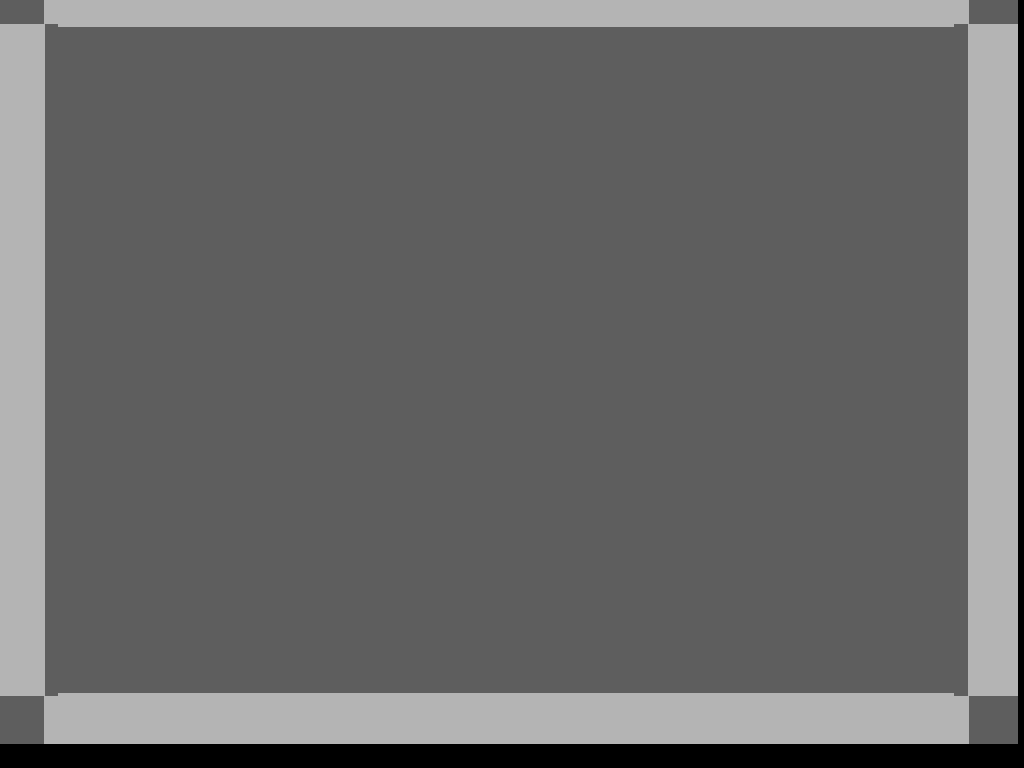

A 2D game scene composited from a Tiled map and its tileset images. What follows is a short description and the map's XML, with every tile layer's data as written:
An orthogonal 32x32 tile map with 32x24 px tiles, 2 tile layers (Tile Layer 1, Collision Layer) and 7 objects.

<map version="1.0" orientation="orthogonal" renderorder="right-down" width="32" height="32" tilewidth="32" tileheight="24" nextobjectid="10">
 <tileset firstgid="1" name="Background" tilewidth="32" tileheight="24" tilecount="1024" columns="32">
  <image source="../Background.png" width="1024" height="768" />
  <tile id="0">
   <objectgroup draworder="index">
    <object id="0" x="-0.181818" y="0" width="32.3636" height="23.8182" />
   </objectgroup>
  </tile>
  <tile id="1">
   <objectgroup draworder="index">
    <object id="0" x="0" y="0" width="32.1818" height="23.6364" />
   </objectgroup>
  </tile>
  <tile id="2">
   <objectgroup draworder="index">
    <object id="0" x="0" y="0" width="31.8182" height="23.8182" />
   </objectgroup>
  </tile>
  <tile id="97">
   <objectgroup draworder="index">
    <object id="0" x="0" y="0.181818" width="18.7273" height="23.6364" />
   </objectgroup>
  </tile>
  <tile id="126">
   <objectgroup draworder="index">
    <object id="0" x="14" y="0" width="17.8182" height="23.6364" />
   </objectgroup>
  </tile>
  <tile id="990">
   <objectgroup draworder="index">
    <object id="0" x="-0.181818" y="0" width="32" height="23.6364" />
   </objectgroup>
  </tile>
  <tile id="1014">
   <objectgroup draworder="index">
    <object id="0" x="-0.0434783" y="0" width="32.0435" height="24" />
   </objectgroup>
  </tile>
 </tileset>
 <layer name="Tile Layer 1" width="32" height="32" offsetx="-7" offsety="-24">
  <data encoding="csv">
1,2,3,4,5,6,7,8,9,10,11,12,13,14,15,16,17,18,19,20,21,22,23,24,25,26,27,28,29,30,31,32,
33,34,35,36,37,38,39,40,41,42,43,44,45,46,47,48,49,50,51,52,53,54,55,56,57,58,59,60,61,62,63,64,
65,66,67,68,69,70,71,72,73,74,75,76,77,78,79,80,81,82,83,84,85,86,87,88,89,90,91,92,93,94,95,96,
97,98,99,100,101,102,103,104,105,106,107,108,109,110,111,112,113,114,115,116,117,118,119,120,121,122,123,124,125,126,127,128,
129,130,131,132,133,134,135,136,137,138,139,140,141,142,143,144,145,146,147,148,149,150,151,152,153,154,155,156,157,158,159,160,
161,162,163,164,165,166,167,168,169,170,171,172,173,174,175,176,177,178,179,180,181,182,183,184,185,186,187,188,189,190,191,192,
193,194,195,196,197,198,199,200,201,202,203,204,205,206,207,208,209,210,211,212,213,214,215,216,217,218,219,220,221,222,223,224,
225,226,227,228,229,230,231,232,233,234,235,236,237,238,239,240,241,242,243,244,245,246,247,248,249,250,251,252,253,254,255,256,
257,258,259,260,261,262,263,264,265,266,267,268,269,270,271,272,273,274,275,276,277,278,279,280,281,282,283,284,285,286,287,288,
289,290,291,292,293,294,295,296,297,298,299,300,301,302,303,304,305,306,307,308,309,310,311,312,313,314,315,316,317,318,319,320,
321,322,323,324,325,326,327,328,329,330,331,332,333,334,335,336,337,338,339,340,341,342,343,344,345,346,347,348,349,350,351,352,
353,354,355,356,357,358,359,360,361,362,363,364,365,366,367,368,369,370,371,372,373,374,375,376,377,378,379,380,381,382,383,384,
385,386,387,388,389,390,391,392,393,394,395,396,397,398,399,400,401,402,403,404,405,406,407,408,409,410,411,412,413,414,415,416,
417,418,419,420,421,422,423,424,425,426,427,428,429,430,431,432,433,434,435,436,437,438,439,440,441,442,443,444,445,446,447,448,
449,450,451,452,453,454,455,456,457,458,459,460,461,462,463,464,465,466,467,468,469,470,471,472,473,474,475,476,477,478,479,480,
481,482,483,484,485,486,487,488,489,490,491,492,493,494,495,496,497,498,499,500,501,502,503,504,505,506,507,508,509,510,511,512,
513,514,515,516,517,518,519,520,521,522,523,524,525,526,527,528,529,530,531,532,533,534,535,536,537,538,539,540,541,542,543,544,
545,546,547,548,549,550,551,552,553,554,555,556,557,558,559,560,561,562,563,564,565,566,567,568,569,570,571,572,573,574,575,576,
577,578,579,580,581,582,583,584,585,586,587,588,589,590,591,592,593,594,595,596,597,598,599,600,601,602,603,604,605,606,607,608,
609,610,611,612,613,614,615,616,617,618,619,620,621,622,623,624,625,626,627,628,629,630,631,632,633,634,635,636,637,638,639,640,
641,642,643,644,645,646,647,648,649,650,651,652,653,654,655,656,657,658,659,660,661,662,663,664,665,666,667,668,669,670,671,672,
673,674,675,676,677,678,679,680,681,682,683,684,685,686,687,688,689,690,691,692,693,694,695,696,697,698,699,700,701,702,703,704,
705,706,707,708,709,710,711,712,713,714,715,716,717,718,719,720,721,722,723,724,725,726,727,728,729,730,731,732,733,734,735,736,
737,738,739,740,741,742,743,744,745,746,747,748,749,750,751,752,753,754,755,756,757,758,759,760,761,762,763,764,765,766,767,768,
769,770,771,772,773,774,775,776,777,778,779,780,781,782,783,784,785,786,787,788,789,790,791,792,793,794,795,796,797,798,799,800,
801,802,803,804,805,806,807,808,809,810,811,812,813,814,815,816,817,818,819,820,821,822,823,824,825,826,827,828,829,830,831,832,
833,834,835,836,837,838,839,840,841,842,843,844,845,846,847,848,849,850,851,852,853,854,855,856,857,858,859,860,861,862,863,864,
865,866,867,868,869,870,871,872,873,874,875,876,877,878,879,880,881,882,883,884,885,886,887,888,889,890,891,892,893,894,895,896,
897,898,899,900,901,902,903,904,905,906,907,908,909,910,911,912,913,914,915,916,917,918,919,920,921,922,923,924,925,926,927,928,
929,930,931,932,933,934,935,936,937,938,939,940,941,942,943,944,945,946,947,948,949,950,951,952,953,954,955,956,957,958,959,960,
961,962,963,964,965,966,967,968,969,970,971,972,973,974,975,976,977,978,979,980,981,982,983,984,985,986,987,988,989,990,991,992,
993,994,995,996,997,998,999,1000,1001,1002,1003,1004,1005,1006,1007,1008,1009,1010,1011,1012,1013,1014,1015,1016,1017,1018,1019,1020,1021,1022,1023,1024
</data>
 </layer>
 <layer name="Collision Layer" width="32" height="32" offsetx="-6" offsety="-24">
  <data encoding="csv">
1,2,3,3,3,3,3,3,3,3,3,3,3,3,3,3,3,3,3,3,3,3,3,3,3,3,3,3,3,3,991,1,
1,2,3,3,3,3,3,3,3,3,3,3,3,3,3,3,3,3,3,3,3,3,3,3,3,3,3,3,3,3,991,1,
3,98,0,0,0,0,0,0,0,0,0,0,0,0,0,0,0,0,0,0,0,0,0,0,0,0,0,0,0,0,127,3,
3,98,0,0,0,0,0,0,0,0,0,0,0,0,0,0,0,0,0,0,0,0,0,0,0,0,0,0,0,0,127,3,
3,98,0,0,0,0,0,0,0,0,0,0,0,0,0,0,0,0,0,0,0,0,0,0,0,0,0,0,0,0,127,3,
3,98,0,0,0,0,0,0,0,0,0,0,0,0,0,0,0,0,0,0,0,0,0,0,0,0,0,0,0,0,127,3,
3,98,0,0,0,0,0,0,0,0,0,0,0,0,0,0,0,0,0,0,0,0,0,0,0,0,0,0,0,0,127,3,
3,98,0,0,0,0,0,0,0,0,0,0,0,0,0,0,0,0,0,0,0,0,0,0,0,0,0,0,0,0,127,3,
3,98,0,0,0,0,0,0,0,0,0,0,0,0,0,0,0,0,0,0,0,0,0,0,0,0,0,0,0,0,127,3,
3,98,0,0,0,0,0,0,0,0,0,0,0,0,0,0,0,0,0,0,0,0,0,0,0,0,0,0,0,0,127,3,
3,98,0,0,0,0,0,0,0,0,0,0,0,0,0,0,0,0,0,0,0,0,0,0,0,0,0,0,0,0,127,3,
3,98,0,0,0,0,0,0,0,0,0,0,0,0,0,0,0,0,0,0,0,0,0,0,0,0,0,0,0,0,127,3,
3,98,0,0,0,0,0,0,0,0,0,0,0,0,0,0,0,0,0,0,0,0,0,0,0,0,0,0,0,0,127,3,
3,98,0,0,0,0,0,0,0,0,0,0,0,0,0,0,0,0,0,0,0,0,0,0,0,0,0,0,0,0,127,3,
3,98,0,0,0,0,0,0,0,0,0,0,0,0,0,0,0,0,0,0,0,0,0,0,0,0,0,0,0,0,127,3,
3,98,0,0,0,0,0,0,0,0,0,0,0,0,0,0,0,0,0,0,0,0,0,0,0,0,0,0,0,0,127,3,
3,98,0,0,0,0,0,0,0,0,0,0,0,0,0,0,0,0,0,0,0,0,0,0,0,0,0,0,0,0,127,3,
3,98,0,0,0,0,0,0,0,0,0,0,0,0,0,0,0,0,0,0,0,0,0,0,0,0,0,0,0,0,127,3,
3,98,0,0,0,0,0,0,0,0,0,0,0,0,0,0,0,0,0,0,0,0,0,0,0,0,0,0,0,0,127,3,
3,98,0,0,0,0,0,0,0,0,0,0,0,0,0,0,0,0,0,0,0,0,0,0,0,0,0,0,0,0,127,3,
3,98,0,0,0,0,0,0,0,0,0,0,0,0,0,0,0,0,0,0,0,0,0,0,0,0,0,0,0,0,127,3,
3,98,0,0,0,0,0,0,0,0,0,0,0,0,0,0,0,0,0,0,0,0,0,0,0,0,0,0,0,0,127,3,
3,98,0,0,0,0,0,0,0,0,0,0,0,0,0,0,0,0,0,0,0,0,0,0,0,0,0,0,0,0,127,3,
3,98,0,0,0,0,0,0,0,0,0,0,0,0,0,0,0,0,0,0,0,0,0,0,0,0,0,0,0,0,127,3,
3,98,0,0,0,0,0,0,0,0,0,0,0,0,0,0,0,0,0,0,0,0,0,0,0,0,0,0,0,0,127,3,
3,98,0,0,0,0,0,0,0,0,0,0,0,0,0,0,0,0,0,0,0,0,0,0,0,0,0,0,0,0,127,3,
3,98,0,0,0,0,0,0,0,0,0,0,0,0,0,0,0,0,0,0,0,0,0,0,0,0,0,0,0,0,127,3,
3,98,0,0,0,0,0,0,0,0,0,0,0,0,0,0,0,0,0,0,0,0,0,0,0,0,0,0,0,0,127,3,
3,98,0,0,0,0,0,0,0,0,0,0,0,0,0,0,0,0,0,0,0,0,0,0,0,0,0,0,0,0,127,3,
3,98,0,0,0,0,0,0,0,0,0,0,0,0,0,0,0,0,0,0,0,0,0,0,0,0,0,0,0,0,127,3,
1,2,3,3,3,3,3,3,3,3,3,3,3,3,3,3,3,3,3,3,3,3,3,3,3,3,3,3,3,3,991,1,
1,2,3,3,3,3,3,3,3,3,3,3,3,3,3,3,3,3,3,3,3,3,3,3,3,3,3,3,3,3,991,1
</data>
 </layer>
</map>